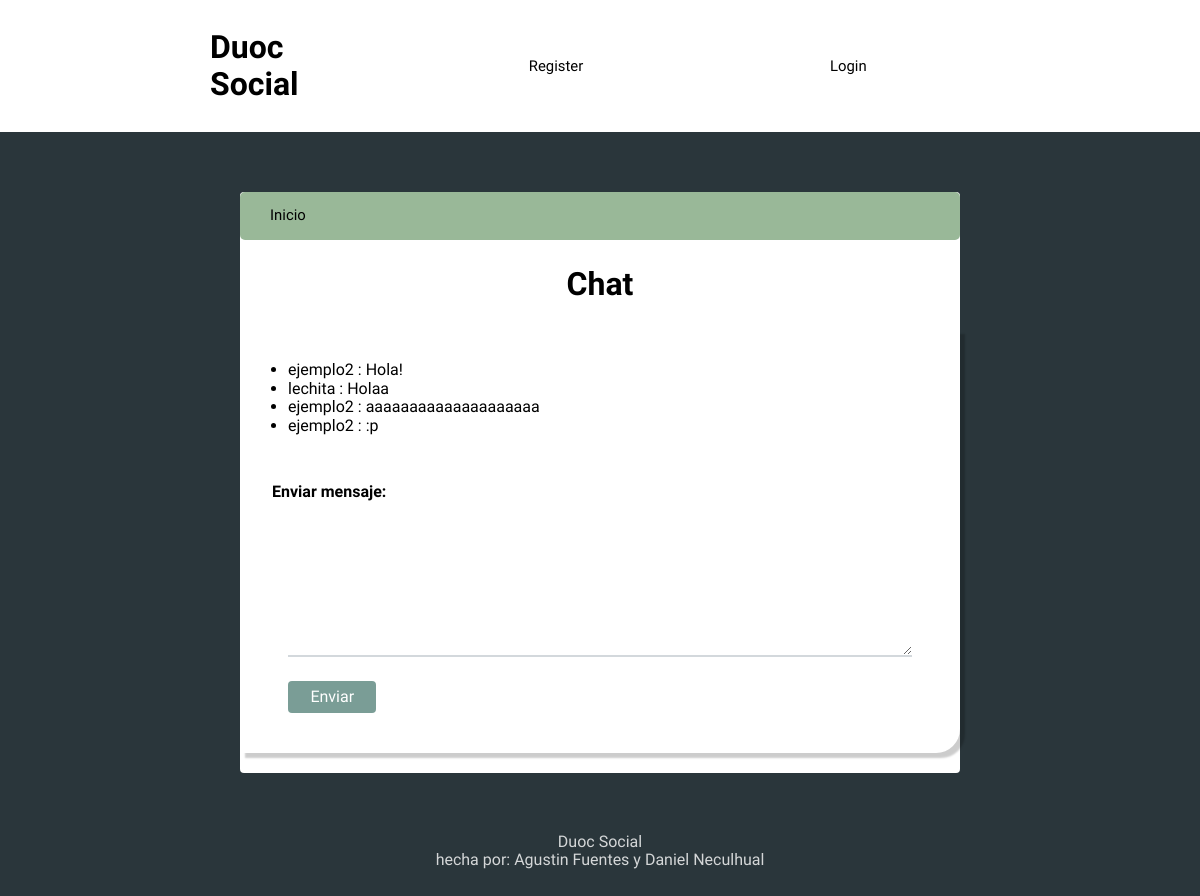
Screenshot of /conversation/2/ with the database file from the repository.
### social/models.py (models this page shows, shortened)
class Message(models.Model):
    conversation = models.ForeignKey(Conversation, on_delete=models.CASCADE, related_name='messages')
    sender = models.ForeignKey(User, on_delete=models.CASCADE)
    timestamp = models.DateTimeField(default=timezone.now)
    content = models.TextField()
    class Meta:
        ordering = ['timestamp']

### social/views.py (the view)
# urls.py: path('conversation/<int:conversation_id>/', views.conversation, name='conversation'),
def conversation(request, conversation_id):
  conversation = get_object_or_404(Conversation, pk=conversation_id)
  messages = Message.objects.filter(conversation=conversation).order_by('timestamp')
  context = {
    'conversation':conversation,
    'messages':messages,
  }
  return render(request, 'social/conversation.html', context)

### social/templates/social/conversation.html (shortened to what this page needs)
{% extends 'social/layout.html' %}
{% block content %}
  <h2 class="chat">Chat</h2>
  <div class="chat">
  <ul class="chat">
    {% for message in messages %}
    <li>{{ message.sender.username }} : {{ message.content }}</li>
    {% endfor %}
  </ul>
  <h3 class="chat">Enviar mensaje:</h3>
  <form method="post" action="{% url 'send_message' conversation.id %}">
    <textarea name="message" rows="4" cols="50"></textarea>
    <br>
    <button class="chat" type="submit" >Enviar</button>
  </form></div>
{% endblock %}

### social/static/style.css (style rules this page uses)
body { background: #2A363B; font-size: 62.5%; font-family: 'Varela Round', Helvetica, Arial, serif; }
button { font-size: 1rem; color: white; padding: 0.4rem 1.4rem; border: none; background: #7A9D96; border-radius: 4px; cursor: pointer; }
div.chat { box-shadow: 5px 5px 2px rgba(0,0,0,0.2); border-top-left-radius: 2rem; border-bottom-right-radius: 1.5rem; padding-left: 0.5rem; padding-right: 0.5rem; padding-top: 1rem; }
h2.chat { text-align: center; font-size: 2rem; }
ul.chat { font-size: 1rem; }
h3.chat { font-size: 1rem; padding-left: 1.5rem; padding-top: 2rem; }
button.chat { display: grid; align-items: center; }
form { margin: 0; padding: 40px; font-size: 1rem; }
textarea { width: 100%; border: 0; border-bottom: 2px solid #D3D8DC; outline: 0; background: #fff; padding: 20px 0 4px; margin: 0 0 20px; color: #777B7E; }

### rows the page displays
Message: sender.username "ejemplo2", content "Hola!"
Message: sender.username "lechita", content "Holaa"
Message: sender.username "ejemplo2", content "aaaaaaaaaaaaaaaaaaaa"
Message: sender.username "ejemplo2", content ":p"
